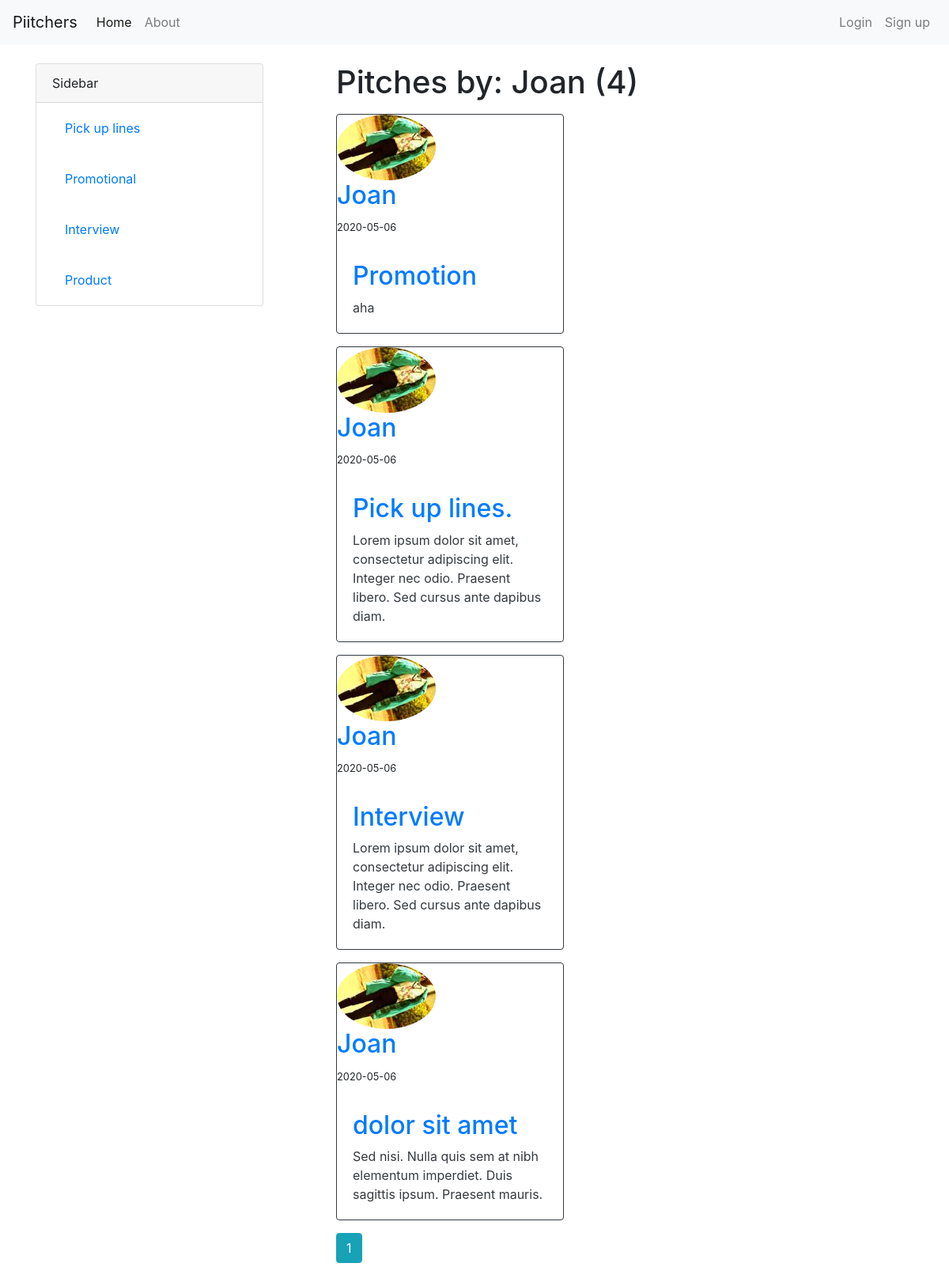
Screenshot of /user/Joan with the database file from the repository.
### pitches/models.py (models this page shows, shortened)
class User(db.Model, UserMixin):
    id = db.Column(db.Integer, primary_key=True)
    username = db.Column(db.String(20), unique=True, nullable=False)
    email = db.Column(db.String(120), unique=True, nullable=False)
    image_file = db.Column(db.String(20), nullable=False, default='default.jpg')
    password = db.Column(db.String(60), nullable=False)
    pitches = db.relationship('Pitch', backref='author', lazy=True)

class Pitch(db.Model):
    id = db.Column(db.Integer, primary_key=True)
    category = db.Column(db.String(100), nullable=False)
    date_posted = db.Column(db.DateTime, nullable=False, default=datetime.utcnow)
    content = db.Column(db.Text, nullable=False)
    user_id = db.Column(db.Integer, db.ForeignKey('user.id'), nullable=False)

### pitches/users/routes.py (the view)
@users.route("/user/<string:username>")
def user_pitches(username):
    page = request.args.get('page', 1, type=int)
    user = User.query.filter_by(username=username).first_or_404()
    pitches = Pitch.query.filter_by(author=user)\
        .order_by(Pitch.date_posted.desc())\
        .paginate(page=page, per_page=4)
    return render_template('user_pitches.html', pitches=pitches, user=user)

### pitches/templates/user_pitches.html
{% extends 'layout.html' %}
{% block content %}
    <h1 class="mb-3">Pitches by: {{user.username }} ({{ pitches.total }})</h1>
    {% for pitch in pitches.items %}
        <div class="card border-dark mb-3" style="max-width: 18rem;">
          <div class="card-title">
            <img class="rounded-circle article-img" src="{{ url_for('static', filename='profile_pics/' + pitch.author.image_file) }}">
            <h2><a class="mr-2" href="{{ url_for('users.user_pitches', username=pitch.author.username) }}">{{ pitch.author.username }}</a></h2>
            <small>{{ pitch.date_posted.strftime('%Y-%m-%d') }}</small>
          </div>
          <div class="card-body text-dark">
            <h2><a href="{{ url_for('pitchess.pitch', pitch_id=pitch.id) }}">{{ pitch.category }}</a></h2>
            <p class="card-text">{{ pitch.content }}</p>
          </div>
      </div>
    {% endfor %}
    {% for page_num in pitches.iter_pages(left_edge=1, right_edge=1, left_current=1, right_current=2) %}
      {% if page_num %}
        {% if pitches.page == page_num %}
          <a class="btn btn-info mb-4" href="{{ url_for('users.user_pitches', username=user.username, page=page_num) }}">{{ page_num }}</a>
        {% else %}
          <a class="btn btn-outline-info mb-4" href="{{ url_for('users.user_pitches', username=user.username, page=page_num) }}">{{ page_num }}</a>
        {% endif %}
      {% else %}
        ...
      {% endif %}
    {% endfor %}
{% endblock content %}

### pitches/templates/layout.html (shortened to what this page needs)
<!DOCTYPE html>
<html>
    <head>
        <link rel="stylesheet" href="https://maxcdn.bootstrapcdn.com/bootstrap/4.0.0/css/bootstrap.min.css">
        <link rel="stylesheet" type="text/css" href="{{ url_for('static', filename='main.css') }}">
    </head>
    <body>
        <header class="site-header">
            <nav class="navbar navbar-expand-lg navbar-light bg-light">
                <a class="navbar-brand" href="/">Piitchers</a>
                <div class="collapse navbar-collapse" id="navbarNavAltMarkup">
                    <div class="navbar-nav mr-auto">
                        <a class="nav-item nav-link active" href="{{ url_for('main.home') }}">Home</a>
                        <a class="nav-item nav-link" href="{{ url_for('main.about') }}">About</a>
                    </div>
                    <div class="navbar-nav">
                        {% if current_user.is_authenticated %}
                            <a class="nav-item nav-link" href="{{ url_for('pitchess.new_pitch') }}">New Pitch</a>
                            <a class="nav-item nav-link" href="{{ url_for('users.account') }}">Account</a>
                            <a class="nav-item nav-link" href="{{ url_for('users.logout') }}">Logout</a>
                        {% else %}
                            <a class="nav-item nav-link" href="{{ url_for('users.login') }}">Login</a>
                            <a class="nav-item nav-link" href="{{ url_for('users.signup') }}">Sign up</a>
                        {% endif %}
                    </div>
                </div>
            </nav>
        </header>
        <br>
        <main role="main" class="container">
            <div class="row">
                <div class="col-md-4">
                    <div class="card" style="width: 18rem;">
                        <div class="card-header">Sidebar</div>
                        <ul class="list-group list-group-flush">
                            <a class="nav-link" href="#"><li class="list-group-item">Pick up lines</li></a>
                            <a class="nav-link" href="#"><li class="list-group-item">Promotional</li></a>
                            <a class="nav-link" href="#"><li class="list-group-item">Interview</li></a>
                            <a class="nav-link" href="#"><li class="list-group-item">Product</li></a>
                        </ul>
                    </div>
                </div>
                <div class="col-md-8">
                    {% block content %}{% endblock %}
                </div>
            </div>
        </main>
    </body>
</html>

### rows the page displays
User: username "Joan"
Pitch: image_file (picture), author.username "Joan", date_posted "2020-05-06", category "Promotion", content "aha"
Pitch: image_file (picture), author.username "Joan", date_posted "2020-05-06", category "Pick up lines.", content "Lorem ipsum dolor sit amet, consectetur adipiscing elit. Integer nec odio. Praesent libero. Sed cursus ante dapibus diam."
Pitch: image_file (picture), author.username "Joan", date_posted "2020-05-06", category "Interview", content "Lorem ipsum dolor sit amet, consectetur adipiscing elit. Integer nec odio. Praesent libero. Sed cursus ante dapibus diam."
Pitch: image_file (picture), author.username "Joan", date_posted "2020-05-06", category "dolor sit amet", content "Sed nisi. Nulla quis sem at nibh elementum imperdiet. Duis sagittis ipsum. Praesent mauris."

### other values shown
{{ pitches.total }} "4"
{{ page_num }} "1"
